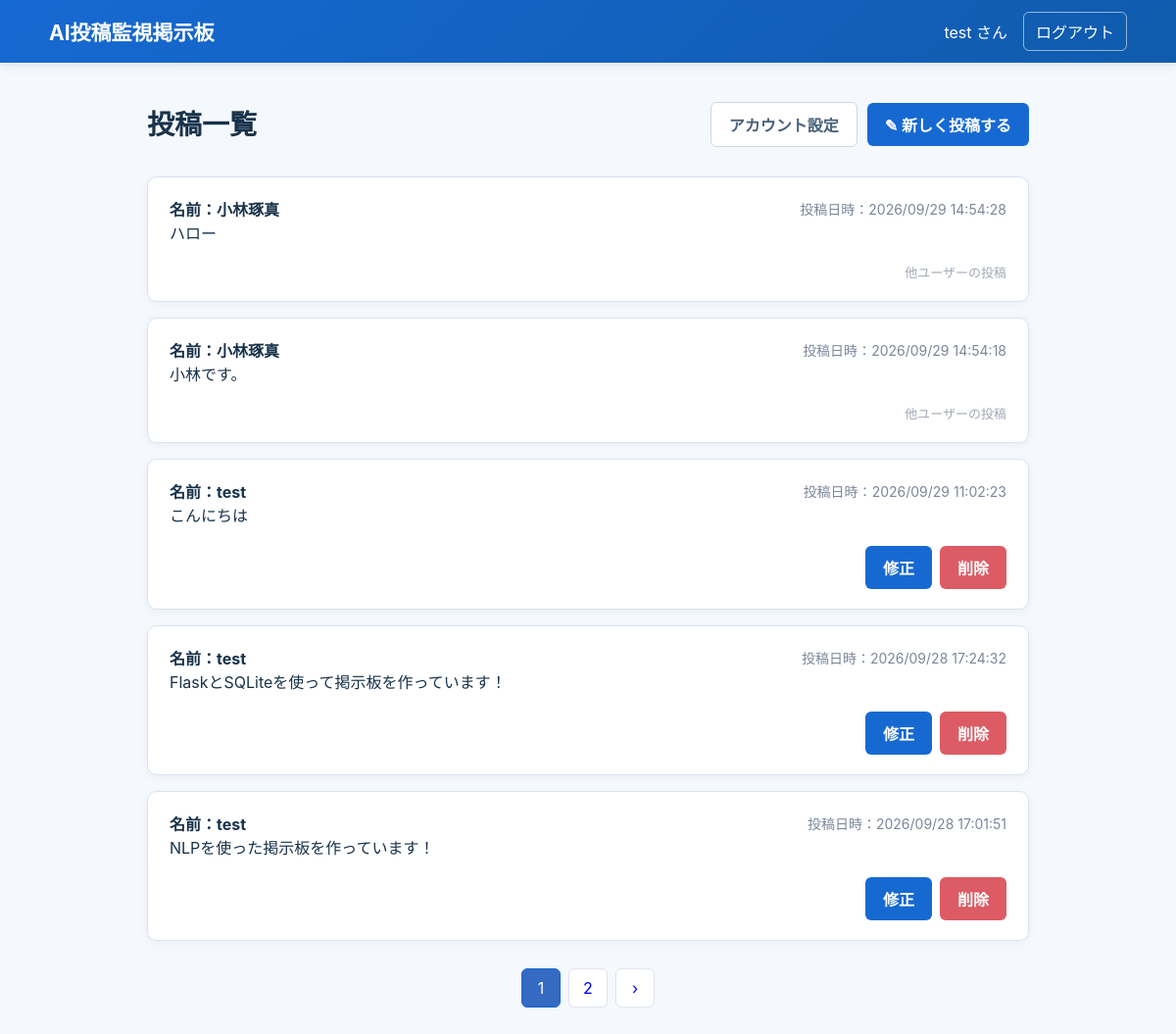
The app's page /posts (signed in), older data.
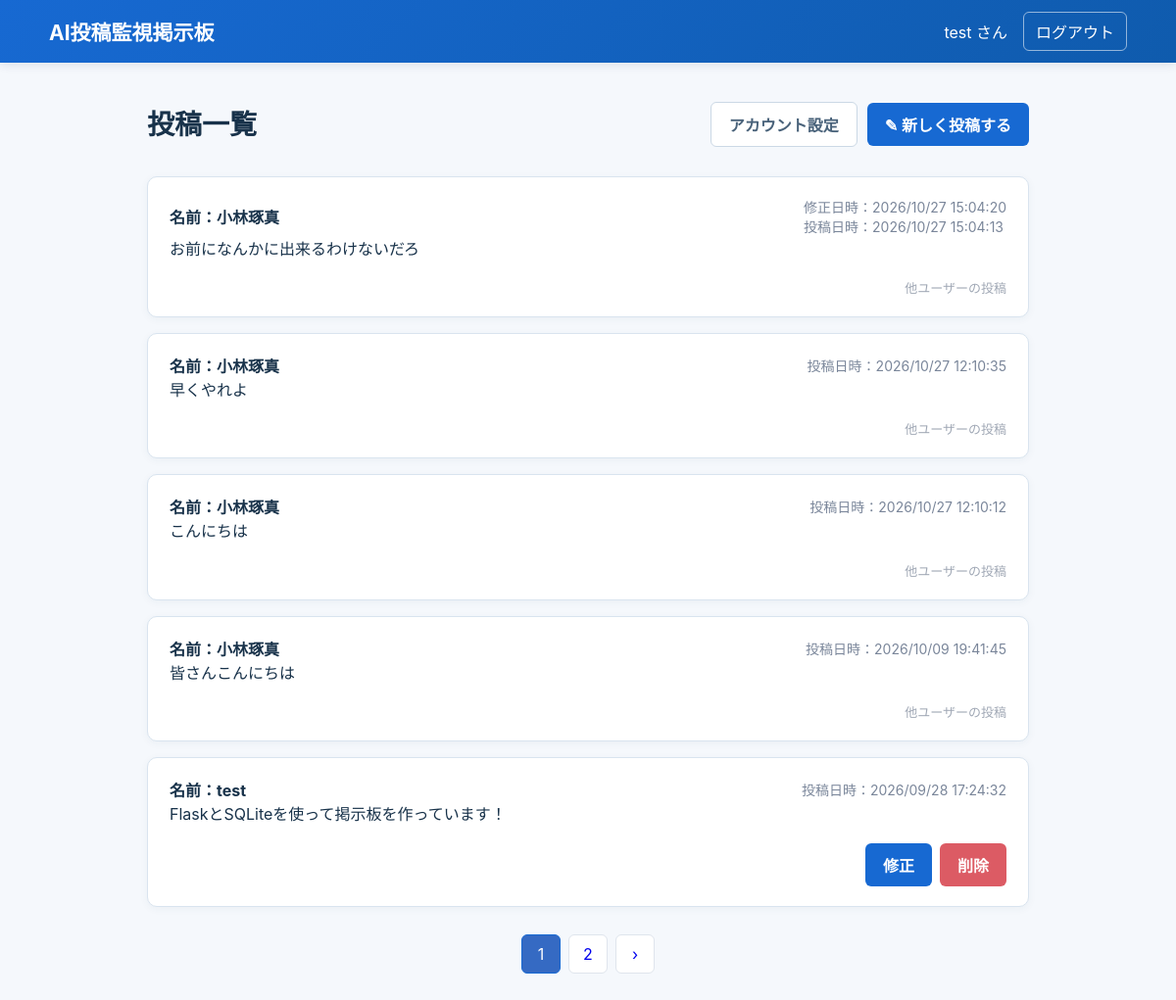
The same page, newer data.
### tables this page shows
CREATE TABLE users (
            id INTEGER PRIMARY KEY AUTOINCREMENT,
            username TEXT NOT NULL UNIQUE,
            password_hash TEXT NOT NULL
        );

CREATE TABLE posts (
            id INTEGER PRIMARY KEY AUTOINCREMENT,
            user_id INTEGER NOT NULL,
            content TEXT NOT NULL,
            created_at TEXT NOT NULL,
            updated_at TEXT NOT NULL,
            FOREIGN KEY (user_id) REFERENCES users(id)
        );

### app.py (the view)
@app.route("/posts")
def posts():
    if "user_id" not in session:
        return redirect(url_for("login"))
    per_page = 5
    page = request.args.get("page", 1, type=int)
    if page < 1:
        page = 1
    offset = (page - 1) * per_page
    connection = get_db_connection()
    total_count = connection.execute(
        """
        SELECT COUNT(*)
        FROM posts
        """
    ).fetchone()[0]
    posts = connection.execute(
        """
        SELECT
            posts.id,
            posts.user_id,
            posts.content,
            posts.created_at,
            posts.updated_at,
            users.username
        FROM posts
        INNER JOIN users
            ON posts.user_id = users.id
        ORDER BY posts.created_at DESC
        LIMIT ?
        OFFSET ?
        """,
        (per_page, offset)
    ).fetchall()
    connection.close()
    print("投稿データを取得しました。")
    total_pages = (total_count + per_page - 1) // per_page
    return render_template(
        "posts.html",
        posts=posts,
        page=page,
        total_pages=total_pages
    )

### app.py (called while the page is built)
def get_db_connection():
    connection = sqlite3.connect(DATABASE)
    connection.row_factory = sqlite3.Row
    return connection

### templates/posts.html (shortened to what this page needs)
{% extends "base.html" %}
{% block header %}
<div class="header-right">
    {{ session["username"] }} さん
    <a href="{{ url_for('logout') }}" id="logout-btn" class="logout-btn">ログアウト</a>
</div>
{% endblock %}
{% block content %}
<div class="page-header">
    <div>
        <h1>投稿一覧</h1>
    </div>
    <div class="header-actions">
        <a href="{{ url_for('edit_account') }}" class="btn secondary">アカウント設定</a>
        <a href="{{ url_for('create_post') }}" class="btn primary">
            ✎ 新しく投稿する
        </a>
    </div>
</div>
<div class="post-list">
    {% for post in posts %}
        <div class="post-card">
            <div class="post-header">
                <div>
                    <strong>
                        名前：{{ post["username"] }}
                    </strong>
                </div>
                <span class="post-date">
                    {% if post["created_at"] != post["updated_at"] %}
                        修正日時：{{ post["updated_at"]}} <br>
                    {% endif %}
                    投稿日時：{{ post["created_at"] }}
                </span>
            </div>
            <p class="post-content">{{ post["content"] }}</p>
            {% if post["user_id"] == session["user_id"] %}
                <div class="post-actions">
                    <a href="{{ url_for('edit_post', post_id=post['id']) }}" class="btn primary">
                        修正
                    </a>
                    <a href="{{ url_for('delete_post', post_id=post['id']) }}" class="btn danger">
                        削除
                    </a>
                </div>
            {% else %}
                <div class="other-user-post">
                    他ユーザーの投稿
                </div>
            {% endif %}
        </div>
    {% endfor %}
</div>
{% if total_pages > 1 %}
    <div class="pagination">
        {% for page_number in range(1, total_pages + 1) %}
            <a
                href="{{ url_for('posts', page=page_number) }}"
                class="page-button {% if page_number == page %}active{% endif %}"
            >
                {{ page_number }}
            </a>
        {% endfor %}
        {% if page < total_pages %}
            <a
                href="{{ url_for('posts', page=page + 1) }}"
                class="page-button"
            >
                ›
            </a>
        {% endif %}
    </div>
{% endif %}
{% endblock %}

### templates/base.html (shortened to what this page needs)
<!doctype html>
<html lang="ja">
<head>
    <link rel="stylesheet"
          href="{{ url_for('static', filename='css/style.css') }}">
</head>
<body>
<header class="site-header">
    <div class="header-inner">
    <a class="logo" href="{{ url_for('posts') }}" data-screen="list">AI投稿監視掲示板</a>
    {% block header%}
    {% endblock %}
  </div>
</header>
<main class="container">
    {% block content %}
    {% endblock %}
</main>
</body>
</html>

### static/css/style.css (style rules this page uses)
* { box-sizing:border-box }
:root { --p:#1769d2;--text:#18324a;--muted:#70839a;--border:#d9e4ef;--bg:#f5f8fc;--danger:#ef4761;--success:#43b97a }
body { margin:0;background:var(--bg);color:var(--text);font-family:-apple-system,BlinkMacSystemFont,"Segoe UI","Noto Sans JP",Meiryo,sans-serif }
.site-header { background:linear-gradient(135deg,#1769d2,#0f5bad);color:#fff;box-shadow:0 2px 10px #143c641f }
.header-inner { width:min(1100px,calc(100% - 32px));margin:auto;min-height:64px;display:flex;align-items:center;justify-content:space-between;gap:20px }
.logo { color:#fff;text-decoration:none;font-weight:700;font-size:21px }
.header-right { display:flex;align-items:center;gap:16px }
.logout-btn { border:1px solid #ffffff8c;background:transparent;color:#fff;border-radius:6px;padding:7px 12px;cursor:pointer; text-decoration: none; }
.container { width:min(900px,calc(100% - 32px));margin:40px auto 70px }
h1 { margin:0 0 26px;font-size:28px }
.btn { border:0;border-radius:6px;padding:10px 18px;font:inherit;font-weight:700;cursor:pointer;text-decoration: none; }
.primary { background:var(--p);color:#fff }
.secondary { background:#fff;color:#49627a;border:1px solid #cbd8e5 }
.danger { background:var(--danger);color:#fff }
.post-list { display:grid;gap:16px }
.post-card { background:#fff;border:1px solid var(--border);border-radius:10px;padding:20px 22px;box-shadow:0 2px 8px #2346640d }
.post-date { color:var(--muted);font-size:13px }
.post-content { margin:0 0 16px;white-space:pre-wrap;overflow-wrap:anywhere;line-height:1.7 }
.post-actions { display:flex;justify-content:flex-end;gap:8px }
.pagination { display:flex;justify-content:center;gap:7px;margin-top:26px }
.pagination .active { background:var(--p);color:#fff;border-color:var(--p) }
.header-actions { display: flex; gap: 10px; align-items: center; }
.page-header { display: flex; justify-content: space-between; align-items: center; margin-bottom: 30px; }
.page-header h1 { margin-bottom: 5px; }
.post-list { display: flex; flex-direction: column; gap: 16px; }
.post-header { display: flex; justify-content: space-between; align-items: center; }
.post-date { color: #7a869a; font-size: 14px; }
.post-actions { display: flex; justify-content: flex-end; gap: 8px; }
.other-user-post { text-align: right; color: #a0a8b5; font-size: 13px; }
.btn.danger { background-color: #dc5b64; color: white; }
.pagination { display: flex; justify-content: center; gap: 8px; margin-top: 28px; }
.page-button { display: flex; align-items: center; justify-content: center; width: 40px; height: 40px; border: 1px solid #dfe5ed; border-radius: 6px; background: white; text-decoration: none; }
.page-button.active { background-color: #356ac3; color: white; }

Row changes from the older to the newer data that the page shows:
removed posts: username "小林琢真", created_at "2026/09/29 14:54:28", content "ハロー", shows "他ユーザーの投稿"
removed posts: username "小林琢真", created_at "2026/09/29 14:54:18", content "小林です。", shows "他ユーザーの投稿"
removed posts: username "test", created_at "2026/09/29 11:02:23", content "こんにちは"
no longer on this page (row unchanged): posts: username "test", created_at "2026/09/28 17:01:51", content "NLPを使った掲示板を作っています！"
added posts: username "小林琢真", updated_at "2026/10/27 15:04:20", created_at "2026/10/27 15:04:13", content "お前になんかに出来るわけないだろ", shows "他ユーザーの投稿"
added posts: username "小林琢真", created_at "2026/10/27 12:10:35", content "早くやれよ", shows "他ユーザーの投稿"
added posts: username "小林琢真", created_at "2026/10/27 12:10:12", content "こんにちは", shows "他ユーザーの投稿"
added posts: username "小林琢真", created_at "2026/10/09 19:41:45", content "皆さんこんにちは", shows "他ユーザーの投稿"
